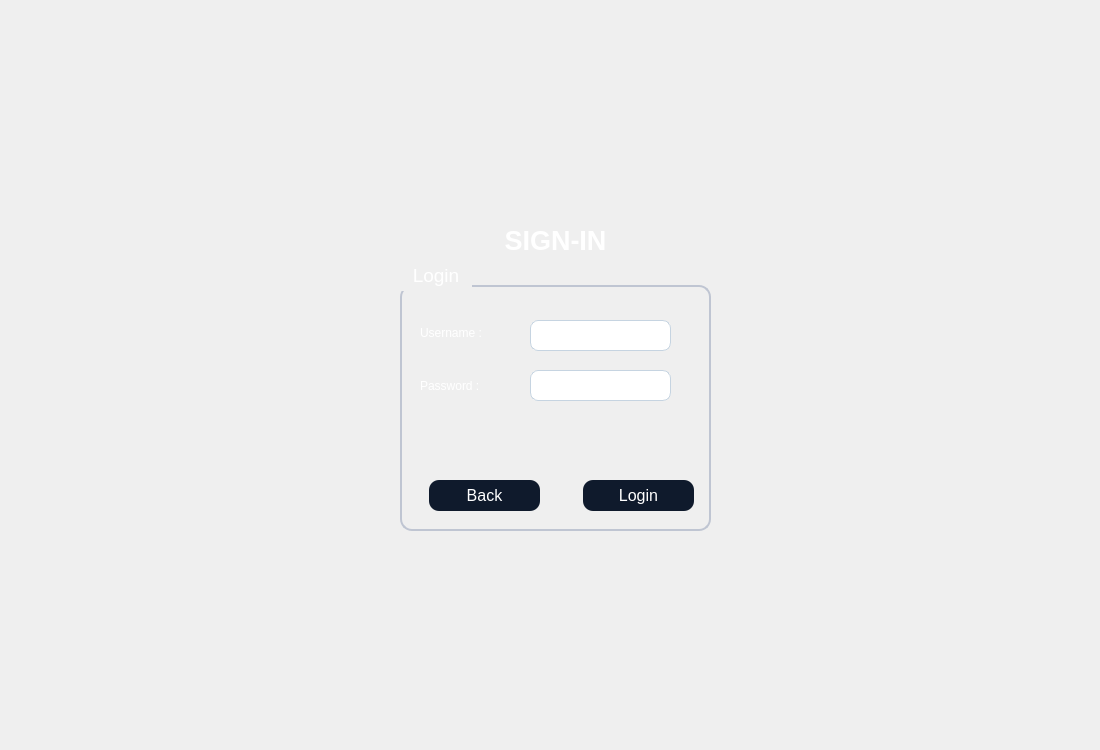
<?xml version="1.0" encoding="UTF-8"?>
<ui version="4.0">
 <class>secondwindow3</class>
 <widget class="QDialog" name="secondwindow3">
  <property name="geometry">
   <rect>
    <x>0</x>
    <y>0</y>
    <width>1100</width>
    <height>750</height>
   </rect>
  </property>
  <property name="windowTitle">
   <string>Dialog</string>
  </property>
  <property name="styleSheet">
   <string notr="true">QGroupBox {
    border: 1.5px solid #BFC5D2;
    border-radius: 12px;
    margin-top: 25px;
    color: white;
    font-family: &quot;Segoe UI Semibold&quot;;
    font-size: 14pt;
}

QGroupBox::title {
    subcontrol-origin: margin;
    padding: 4px 10px;
}
QPushButton {
    background-color: #0F1A2C;
    color: #FFFFFF;
	border-color: rgb(0, 0, 0);
    border-radius: 10px;
    font-family: &quot;Montserrat SemiBold&quot;;
    font-size: 12pt;
    padding: 6px 12px;
}

QPushButton:hover {
    background-color: #1A2942;
}

QPushButton:pressed {
    background-color: #09111A;
}
QLineEdit {
    background-color: #FFFFFF;
    border: 1px solid #C6D4E1;
    border-radius: 8px;
    padding: 6px;
    color: #0A1320;
    font-family: &quot;Inter&quot;;
    font-size: 11pt;
}

QLineEdit:focus {
    border: 1px solid #00B4FF;
    background-color: #F8FBFF;
}</string>
  </property>
  <widget class="QLabel" name="label_5">
   <property name="geometry">
    <rect>
     <x>350</x>
     <y>190</y>
     <width>401</width>
     <height>101</height>
    </rect>
   </property>
   <property name="styleSheet">
    <string notr="true">color: #FFFFFF; 
font-family: &quot;Montserrat SemiBold&quot;; 
font-size: 28pt;
font-weight: 700; 
padding: 4px 0;</string>
   </property>
   <property name="text">
    <string>&lt;html&gt;&lt;head/&gt;&lt;body&gt;&lt;p align=&quot;center&quot;&gt;&lt;span style=&quot; font-size:20pt; font-weight:700;&quot;&gt;SIGN-IN&lt;/span&gt;&lt;/p&gt;&lt;/body&gt;&lt;/html&gt;</string>
   </property>
  </widget>
  <widget class="QGroupBox" name="groupBox">
   <property name="geometry">
    <rect>
     <x>400</x>
     <y>260</y>
     <width>311</width>
     <height>271</height>
    </rect>
   </property>
   <property name="title">
    <string>Login</string>
   </property>
   <widget class="QLabel" name="label_2">
    <property name="geometry">
     <rect>
      <x>20</x>
      <y>65</y>
      <width>81</width>
      <height>16</height>
     </rect>
    </property>
    <property name="styleSheet">
     <string notr="true">color: rgb(255, 255, 255);</string>
    </property>
    <property name="text">
     <string>Username :</string>
    </property>
   </widget>
   <widget class="QLabel" name="label_3">
    <property name="geometry">
     <rect>
      <x>20</x>
      <y>115</y>
      <width>71</width>
      <height>21</height>
     </rect>
    </property>
    <property name="styleSheet">
     <string notr="true">color: rgb(255, 255, 255);</string>
    </property>
    <property name="text">
     <string>Password :</string>
    </property>
   </widget>
   <widget class="QLineEdit" name="le1">
    <property name="geometry">
     <rect>
      <x>130</x>
      <y>60</y>
      <width>141</width>
      <height>31</height>
     </rect>
    </property>
   </widget>
   <widget class="QLineEdit" name="le2">
    <property name="geometry">
     <rect>
      <x>130</x>
      <y>110</y>
      <width>141</width>
      <height>31</height>
     </rect>
    </property>
    <property name="echoMode">
     <enum>QLineEdit::EchoMode::Password</enum>
    </property>
   </widget>
   <widget class="QPushButton" name="btnBack">
    <property name="geometry">
     <rect>
      <x>29</x>
      <y>220</y>
      <width>111</width>
      <height>31</height>
     </rect>
    </property>
    <property name="text">
     <string>Back</string>
    </property>
   </widget>
   <widget class="QPushButton" name="btnLogin">
    <property name="geometry">
     <rect>
      <x>183</x>
      <y>220</y>
      <width>111</width>
      <height>31</height>
     </rect>
    </property>
    <property name="text">
     <string>Login</string>
    </property>
   </widget>
   <widget class="QLabel" name="l">
    <property name="geometry">
     <rect>
      <x>10</x>
      <y>160</y>
      <width>291</width>
      <height>41</height>
     </rect>
    </property>
    <property name="styleSheet">
     <string notr="true">color: rgb(255, 0, 0);
font: 700 12pt &quot;Segoe UI&quot;;</string>
    </property>
    <property name="text">
     <string/>
    </property>
   </widget>
  </widget>
  <widget class="QLabel" name="label">
   <property name="geometry">
    <rect>
     <x>0</x>
     <y>0</y>
     <width>1100</width>
     <height>750</height>
    </rect>
   </property>
   <property name="styleSheet">
    <string notr="true">image: url(:/new/prefix1/bg.jpg);</string>
   </property>
   <property name="text">
    <string/>
   </property>
  </widget>
  <zorder>label</zorder>
  <zorder>label_5</zorder>
  <zorder>groupBox</zorder>
 </widget>
 <resources/>
 <connections/>
</ui>
